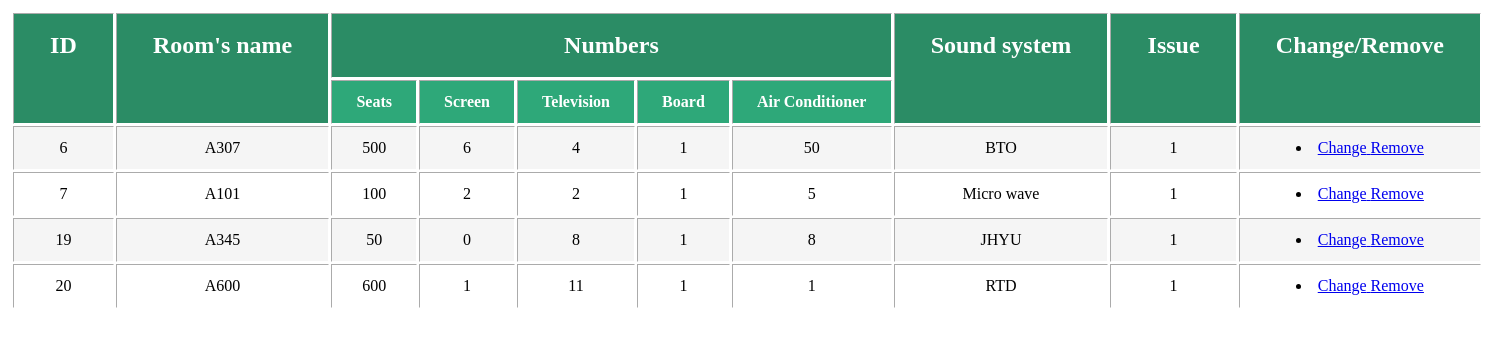
The page /PhpProject2/page/admin/content/_list_room_manager.php on the database its author committed.
### tables this page shows
CREATE TABLE `list_room` (
  `ID` int(11) NOT NULL,
  `nameRoom` varchar(30) DEFAULT NULL,
  `numOfSeats` int(11) DEFAULT NULL,
  `numOfScreen` int(11) DEFAULT NULL,
  `numOfTV` int(11) DEFAULT NULL,
  `numOfBoard` int(11) DEFAULT NULL,
  `airConditioner` char(10) DEFAULT NULL,
  `soundSystem` char(20) DEFAULT NULL,
  `Issue` int(11) NOT NULL DEFAULT '1'
);

### PhpProject2/page/admin/content/_list_room_manager.php (the view, shortened to what this page needs)
<!DOCTYPE html>
<html>
    <head>
        <link href="../css/table.css" rel="stylesheet" type="text/css"/>
        <link href="../css/menu_register.css" rel="stylesheet" type="text/css"/>
    </head>
    <body>
        <?php
        $query = "SELECT
                       *
                        FROM
                        list_room
                         ";
        $result = mysql_query($query);
        ?>
        <table border='1'>
            <tr>
                <th rowspan="2" class="bground">ID</th>
                <th rowspan="2"class="bground">Room's name</th>
                <th colspan="5"class="bground">Numbers</th>
                <th rowspan="2"class="bground">Sound system</th>
                <th rowspan="2"class="bground">Issue</th>
                <th rowspan="2"class="bground">Change/Remove</th>
            </tr>
            <tr>
                <th>Seats</th>
                <th>Screen</th>
                <th>Television</th>
                <th> Board </th>
                <th>Air Conditioner</th>
            </tr>
            <?php
            while ($row = mysql_fetch_array($result)) {
                echo "<tr>";
                echo "<td>" . $row['ID'] . "</td>";
                echo "<td>" . $row['nameRoom'] . "</td>";
                echo "<td>" . $row['numOfSeats'] . "</td>";
                echo "<td>" . $row['numOfScreen'] . "</td>";
                echo "<td>" . $row['numOfTV'] . "</td>";
                echo "<td>" . $row['numOfBoard'] . "</td>";
                echo "<td>" . $row['airConditioner'] . "</td>";
                echo "<td>" . $row['soundSystem'] . "</td>";
                echo "<td>" . $row['Issue'] . "</td>";
                echo "<td><li>";
                echo "<a class='change' href='http://localhost/index.php?page=_Changeroom&ID=" . $row['ID'] . "'> Change</a>";
                echo "<a class='delete' onclick=' return confirmAction()' href='index.php?page=_Removeroom&ID=" . $row['ID'] . "'> Remove</a>";
                echo "</li></td>";
                echo "</tr>";
            }
            echo "</table>";
            ?>
    </body>
</html>

### PhpProject2/css/table.css (style rules this page uses)
table { border:#f5f5f5 solid; margin-bottom: 3em; width: 100%; background: #fff; margin: 0; padding: 0; font-size: 100%; font: inherit; vertical-align: baseline; overflow-y:scroll; }
td, th { padding: 0.75em 1.5em; text-align: center; line-height: normal; border-color: white; }
th { background-color: #31bc86; font-weight: bold; color: #fff; white-space: nowrap; }
tbody th { background-color: #2ea879; align-content: space-between; }
tbody tr:nth-child(2n-1) { background-color: #f5f5f5; transition: all .125s ease-in-out; }
.bground { background-color: #2B8C65; font-size: 150%; }
table { border: #ff0000 solid 3px; border-color: #fff; border-style: solid; }

### rows shown on the page
list_room: ID "6", nameRoom "A307", numOfSeats "500", numOfScreen "6", numOfTV "4", numOfBoard "1", airConditioner "50", soundSystem "BTO", Issue "1"
list_room: ID "7", nameRoom "A101", numOfSeats "100", numOfScreen "2", numOfTV "2", numOfBoard "1", airConditioner "5", soundSystem "Micro wave", Issue "1"
list_room: ID "19", nameRoom "A345", numOfSeats "50", numOfScreen "0", numOfTV "8", numOfBoard "1", airConditioner "8", soundSystem "JHYU", Issue "1"
list_room: ID "20", nameRoom "A600", numOfSeats "600", numOfScreen "1", numOfTV "11", numOfBoard "1", airConditioner "1", soundSystem "RTD", Issue "1"
